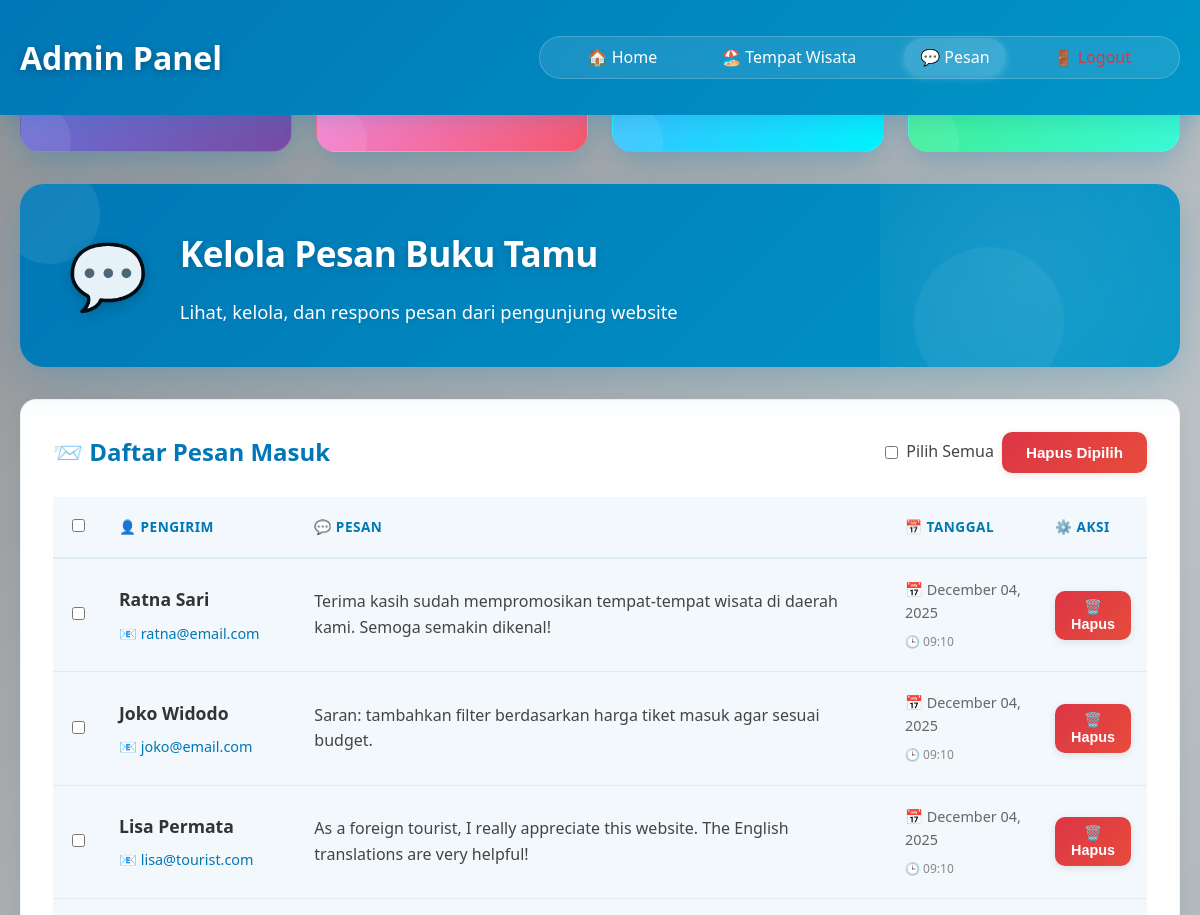
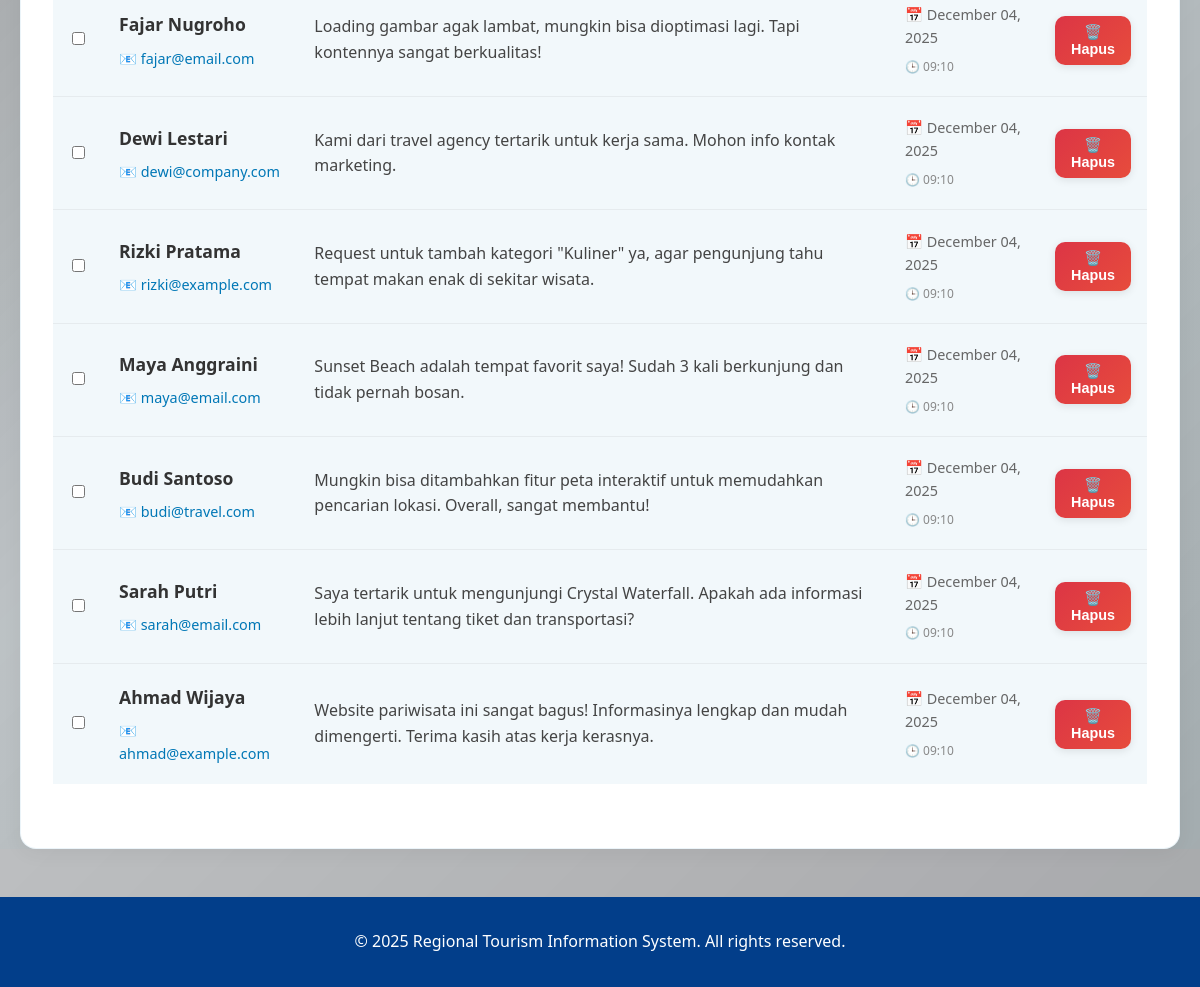
Page /admin/messages.php on the committed database (2 pictures, top to bottom).
### tables this page shows
CREATE TABLE IF NOT EXISTS messages (
    id INT AUTO_INCREMENT PRIMARY KEY,
    sender_name VARCHAR(100) NOT NULL COMMENT 'Nama pengirim pesan',
    email VARCHAR(100) NOT NULL COMMENT 'Email pengirim pesan',
    message TEXT NOT NULL COMMENT 'Isi pesan dari pengunjung',
    created_at TIMESTAMP DEFAULT CURRENT_TIMESTAMP COMMENT 'Waktu pesan dikirim',
    updated_at TIMESTAMP DEFAULT CURRENT_TIMESTAMP ON UPDATE CURRENT_TIMESTAMP
);

### config/database.php (called while the page is built, shortened)
<?php
class Database {
    private $host = 'localhost';
    private $username = 'root';
    private $password = '';
    private $database = 'tourism_db';
    public $conn;
    public function __construct() {
        $this->conn = new mysqli($this->host, $this->username, $this->password, $this->database);
    }
    public function query($sql) {
        return $this->conn->query($sql);
    }
}
?>

### includes/functions.php (called while the page is built, shortened)
<?php
function format_date($date) {
    return date('F d, Y', strtotime($date));
}
?>

### admin/messages.php (the view, shortened to what this page needs)
<?php
require_once '../config/database.php';
require_once '../includes/functions.php';
$db = new Database();
$page = isset($_GET['page']) ? (int)$_GET['page'] : 1;
$items_per_page = 10;
$offset = ($page - 1) * $items_per_page;
$messages_query = "SELECT * FROM messages ORDER BY created_at DESC LIMIT $items_per_page OFFSET $offset";
$messages_result = $db->query($messages_query);
$stats_query = "SELECT
                   COUNT(*) as total_messages,
                   COUNT(CASE WHEN created_at >= DATE_SUB(NOW(), INTERVAL 1 DAY) THEN 1 END) as today_messages,
                   COUNT(CASE WHEN created_at >= DATE_SUB(NOW(), INTERVAL 7 DAY) THEN 1 END) as week_messages,
                   COUNT(DISTINCT email) as unique_senders
                 FROM messages";
$stats_result = $db->query($stats_query);
$stats = $stats_result->fetch_assoc();
?>
<!DOCTYPE html>
<html lang="id">
<head>
    <link rel="stylesheet" href="../assets/css/style.css">
</head>
<body class="admin-page">
    <header class="admin-header">
        <div class="container">
            <div class="header-content">
                <div class="logo">
                    <h1>Admin Panel</h1>
                </div>
                <nav>
                    <ul>
                        <li><a href="../index.php">🏠 Home</a></li>
                        <li><a href="manage_places.php">🏖️ Tempat Wisata</a></li>
                        <li><a href="messages.php" class="active">💬 Pesan</a></li>
                        <li><a href="logout.php" style="color: #dc3545;">🚪 Logout</a></li>
                    </ul>
                </nav>
            </div>
        </div>
    </header>
    <div class="admin-wrapper">
        <main>
            <div class="container">
                <div class="admin-stats-grid">
                    <div class="admin-stat-card">
                        <span class="admin-stat-number"><?php echo number_format($stats['total_messages'], 0, ',', '.'); ?></span>
                        <span class="admin-stat-label">Total Pesan</span>
                    </div>
                    <div class="admin-stat-card">
                        <span class="admin-stat-number"><?php echo number_format($stats['today_messages'], 0, ',', '.'); ?></span>
                        <span class="admin-stat-label">Hari Ini</span>
                    </div>
                    <div class="admin-stat-card">
                        <span class="admin-stat-number"><?php echo number_format($stats['week_messages'], 0, ',', '.'); ?></span>
                        <span class="admin-stat-label">7 Hari Terakhir</span>
                    </div>
                    <div class="admin-stat-card">
                        <span class="admin-stat-number"><?php echo number_format($stats['unique_senders'], 0, ',', '.'); ?></span>
                        <span class="admin-stat-label">Pengirim Unik</span>
                    </div>
                </div>
                <div class="admin-header-card">
                    <div class="admin-header-content">
                        <div class="admin-header-icon">💬</div>
                        <div class="admin-header-text">
                            <h2>Kelola Pesan Buku Tamu</h2>
                            <p>Lihat, kelola, dan respons pesan dari pengunjung website</p>
                        </div>
                        <div class="admin-header-decoration">
                            <div class="wave-animation"></div>
                        </div>
                    </div>
                </div>
                <div class="admin-card">
                    <div class="table-header" style="display: flex; justify-content: space-between; align-items: center; margin-bottom: 1.5rem; flex-wrap: wrap; gap: 1rem;">
                        <h3 style="margin: 0; color: #0077B6; font-size: 1.5rem;">📨 Daftar Pesan Masuk</h3>
                        <div class="bulk-actions" style="display: flex; gap: 0.5rem; align-items: center;">
                            <form method="POST" id="bulkDeleteForm" style="display: flex; gap: 0.5rem; align-items: center;">
                                <label style="display: flex; align-items: center; gap: 0.5rem; color: #444; font-weight: 500;">
                                    <input type="checkbox" id="selectAll" onchange="toggleAllCheckboxes()" style="width: auto;">
                                    Pilih Semua
                                </label>
                                <button type="submit" name="bulk_delete" class="admin-btn admin-btn-danger" id="bulkDeleteBtn" disabled>
                                    Hapus Dipilih
                                </button>
                            </form>
                        </div>
                    </div>
                    <?php if ($messages_result && $messages_result->num_rows > 0): ?>
                        <div style="overflow-x: auto;">
                            <table class="admin-table">
                                <thead>
                                    <tr>
                                        <th style="width: 50px; text-align: center;">
                                            <input type="checkbox" id="headerCheckbox" onchange="toggleAllCheckboxes()" style="width: auto;">
                                        </th>
                                        <th>👤 Pengirim</th>
                                        <th>💬 Pesan</th>
                                        <th style="width: 150px;">📅 Tanggal</th>
                                        <th style="width: 100px;">⚙️ Aksi</th>
                                    </tr>
                                </thead>
                                <tbody>
                                    <?php
                                    while ($message = $messages_result->fetch_assoc()):
                                        $is_today = (strtotime($message['created_at']) >= strtotime('today'));
                                    ?>
                                        <tr class="message-row <?php echo $is_today ? 'new-message' : ''; ?>"
                                            <?php if ($is_today): ?>style="background-color: rgba(0, 119, 182, 0.05); border-left: 4px solid #0077B6;"<?php endif; ?>>
                                            <td style="text-align: center;">
                                                <input type="checkbox"
                                                       name="message_ids[]"
                                                       value="<?php echo $message['id']; ?>"
                                                       class="message-checkbox"
                                                       onchange="updateBulkDeleteButton()"
                                                       style="width: auto;">
                                            </td>
                                            <td>
                                                <div class="message-sender" style="font-weight: 700; color: #333; margin-bottom: 0.5rem; font-size: 1.1rem;">
                                                    <?php echo htmlspecialchars($message['sender_name']); ?>
                                                </div>
                                                <div class="message-email" style="color: #0077B6; font-size: 0.9rem;">
                                                    📧 <?php echo htmlspecialchars($message['email']); ?>
                                                </div>
                                            </td>
                                            <td>
                                                <div class="message-content" style="line-height: 1.6; color: #444;">
                                                    <div class="message-preview" id="preview-<?php echo $message['id']; ?>">
                                                        <?php
                                                        $preview = htmlspecialchars(substr($message['message'], 0, 150));
                                                        echo $preview . (strlen($message['message']) > 150 ? '...' : '');
                                                        ?>
                                                    </div>
                                                </div>
                                            </td>
                                            <td>
                                                <div class="message-date" style="color: #666; font-size: 0.9rem;">
                                                    <div style="margin-bottom: 0.3rem;">
                                                        📅 <?php echo format_date($message['created_at']); ?>
                                                    </div>
                                                    <small style="color: #888;">🕒 <?php echo date('H:i', strtotime($message['created_at'])); ?></small>
                                                </div>
                                            </td>
                                            <td>
                                                <div class="message-actions">
                                                    <form method="POST" style="display: inline; margin: 0;"
                                                          onsubmit="return confirm('Apakah Anda yakin ingin menghapus pesan ini?')">
                                                        <button type="submit" name="delete_message" class="admin-btn admin-btn-danger"
                                                                style="padding: 0.5rem 1rem; font-size: 0.9rem;">
                                                            🗑️ Hapus
                                                        </button>
                                                    </form>
                                                </div>
                                            </td>
                                        </tr>
                                    <?php endwhile; ?>
                                </tbody>
                            </table>
                        </div>
                    <?php endif; ?>
                </div>
            </div>
        </main>
    </div>
    <footer>
        <div class="container">
            <p>&copy; <?php echo date('Y'); ?> Regional Tourism Information System. All rights reserved.</p>
        </div>
    </footer>
</body>
</html>

### rows in the picture
messages: sender_name "Ratna Sari", email "ratna@email.com", message "Terima kasih sudah mempromosikan tempat-tempat wisata di daerah kami. Semoga semakin dikenal!", created_at "December 04, 2025", created_at "09:10"
messages: sender_name "Joko Widodo", email "joko@email.com", message "Saran: tambahkan filter berdasarkan harga tiket masuk agar sesuai budget.", created_at "December 04, 2025", created_at "09:10"
messages: sender_name "Lisa Permata", email "lisa@tourist.com", message "As a foreign tourist, I really appreciate this website. The English translations are very helpful!", created_at "December 04, 2025", created_at "09:10"
messages: sender_name "Fajar Nugroho", email "fajar@email.com", message "Loading gambar agak lambat, mungkin bisa dioptimasi lagi. Tapi kontennya sangat berkualitas!", created_at "December 04, 2025", created_at "09:10"
messages: sender_name "Dewi Lestari", email "dewi@company.com", message "Kami dari travel agency tertarik untuk kerja sama. Mohon info kontak marketing.", created_at "December 04, 2025", created_at "09:10"
messages: sender_name "Rizki Pratama", email "rizki@example.com", message "Request untuk tambah kategori \"Kuliner\" ya, agar pengunjung tahu tempat makan enak di sekitar wisata.", created_at "December 04, 2025", created_at "09:10"
messages: sender_name "Maya Anggraini", email "maya@email.com", message "Sunset Beach adalah tempat favorit saya! Sudah 3 kali berkunjung dan tidak pernah bosan.", created_at "December 04, 2025", created_at "09:10"
messages: sender_name "Budi Santoso", email "budi@travel.com", message "Mungkin bisa ditambahkan fitur peta interaktif untuk memudahkan pencarian lokasi. Overall, sangat membantu!", created_at "December 04, 2025", created_at "09:10"
messages: sender_name "Sarah Putri", email "sarah@email.com", message "Saya tertarik untuk mengunjungi Crystal Waterfall. Apakah ada informasi lebih lanjut tentang tiket dan transportasi?", created_at "December 04, 2025", created_at "09:10"
messages: sender_name "Ahmad Wijaya", email "ahmad@example.com", message "Website pariwisata ini sangat bagus! Informasinya lengkap dan mudah dimengerti. Terima kasih atas kerja kerasnya.", created_at "December 04, 2025", created_at "09:10"

### other values in the picture
$stats['total_messages'] "10"
$stats['week_messages'] "10"
$stats['unique_senders'] "10"
